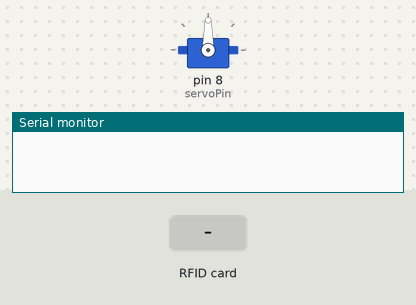
A sketch run on a simulated Arduino Uno, built with avr-gcc and run on an emulated ATmega328P. Parts: servo, the last lines printed to the serial monitor. The test bench sets the inputs (shaded band).

Above: at 1.2 s.
1.3 s: RFID card 5E 7A 19 C4 held to the reader
At 2.2 s:
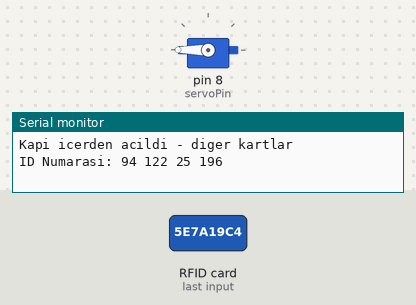
At 8.55 s:
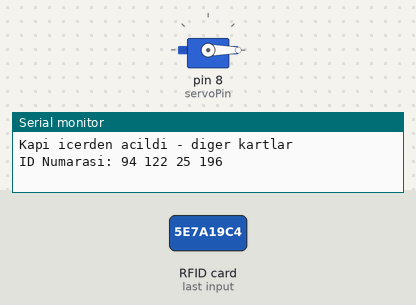
Timing chart, 0 to 8.8 s (numbered marks = the images above; inputs shaded):
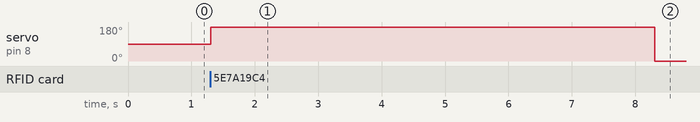

Measured:
- after the input at 1.3 s, servo on pin 8 (servoPin): 90° → 180° at once, → 0° 7.0 s later

The sketch:

mikroprojeyeni.ino
```cpp
#include <SPI.h>                   //SPI kütüphanemizi tanımlıyoruz.

#include <MFRC522.h>              //MFRC522 kütüphanemizi tanımlıyoruz.

#include <Servo.h>               //Servo kütüphanemizi tanımlıyoruz

int RST_PIN = 9; //RC522 modülü reset pinini tanımlıyoruz.
int SS_PIN = 10; //RC522 modülü chip select pinini tanımlıyoruz.
int servoPin = 8; //Servo motor pinini tanımlıyoruz.

Servo motor; //Servo motor için değişken oluşturuyoruz.
MFRC522 rfid(SS_PIN, RST_PIN); //RC522 modülü ayarlarını yapıyoruz.
byte ID[4] = {
  44,
  111,
  12,
  73
}; //Yetkili kart ID'sini tanımlıyoruz.

void setup() {
  motor.attach(servoPin); //Servo motor pinini motor değişkeni ile ilişkilendiriyoruz.
  Serial.begin(9600); //Seri haberleşmeyi başlatıyoruz.
  SPI.begin(); //SPI iletişimini başlatıyoruz.
  rfid.PCD_Init(); //RC522 modülünü başlatıyoruz.
}

void loop() {

  if (!rfid.PICC_IsNewCardPresent()) //Yeni kartın okunmasını bekliyoruz.
    return;

  if (!rfid.PICC_ReadCardSerial()) //Kart okunmadığı zaman bekliyoruz.
    return;

  if (rfid.uid.uidByte[0] == ID[0] && //Okunan kart ID'si ile ID değişkenini karşılaştırıyoruz.
    rfid.uid.uidByte[1] == ID[1] &&
    rfid.uid.uidByte[2] == ID[2] &&
    rfid.uid.uidByte[3] == ID[3]) {
    Serial.println("Kapi disardan acildi");
    ekranaYazdir();
    motor.write(180); //Servo motoru 180 dereceye getiriyoruz.
    delay(7000);
    motor.write(0); //Servo motoru 0 dereceye getiriyoruz.
    delay(1000);
  } else { //Yetkisiz girişte içerideki komutlar çalıştırılır.
    Serial.println("Kapi icerden acildi - diger kartlar");
    ekranaYazdir();
        motor.write(180); //Servo motoru 180 dereceye getiriyoruz.
    delay(7000);
    motor.write(0); //Servo motoru 0 dereceye getiriyoruz.
    delay(1000);
  }
  rfid.PICC_HaltA();
}
void ekranaYazdir() {
  Serial.print("ID Numarasi: ");
  for (int sayac = 0; sayac < 4; sayac++) {
    Serial.print(rfid.uid.uidByte[sayac]);
    Serial.print(" ");
  }
  Serial.println("");
}
```
